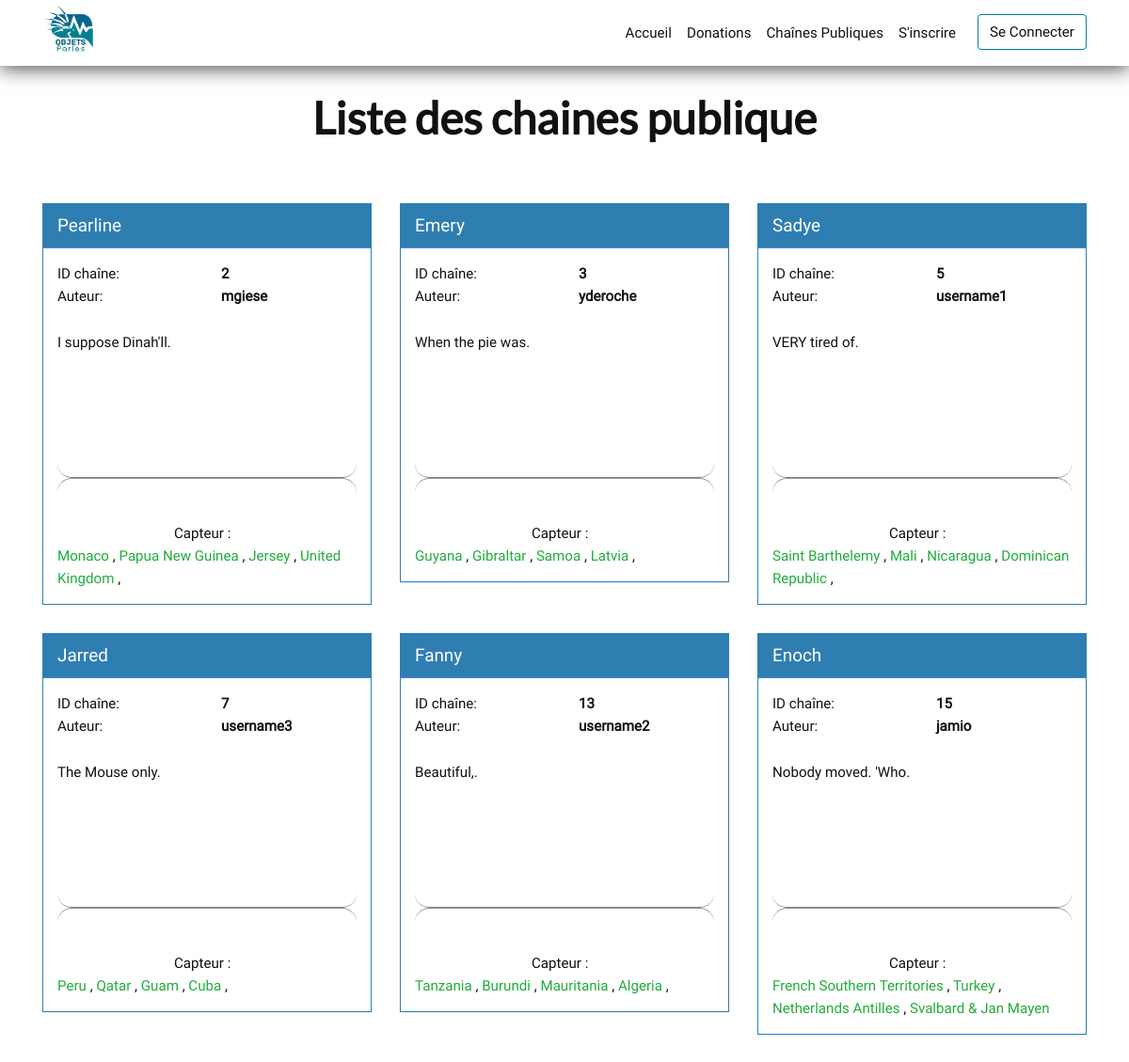
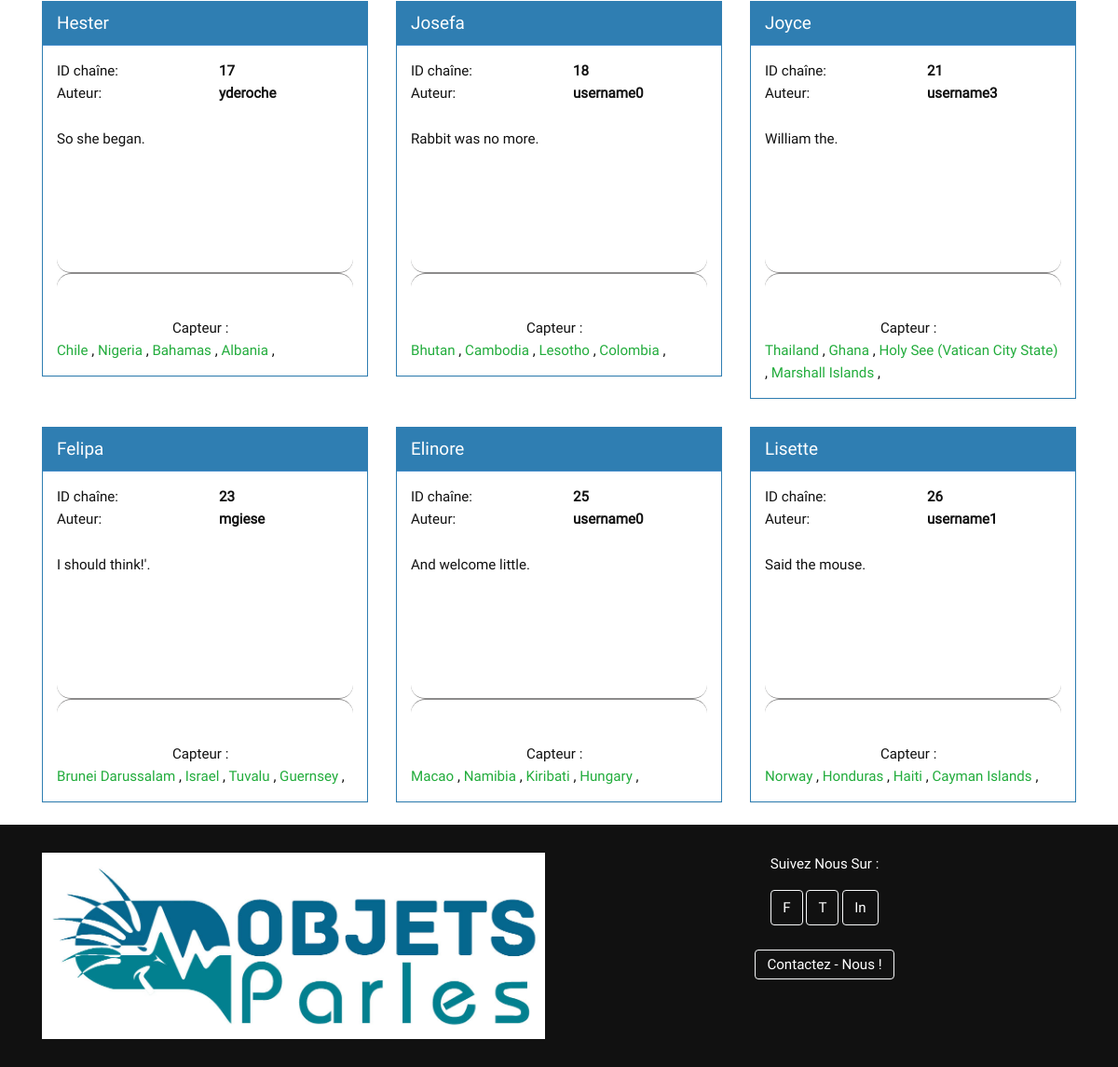
The page /index.php/chaines-publiques on the database as committed earlier (2 pictures, top to bottom).
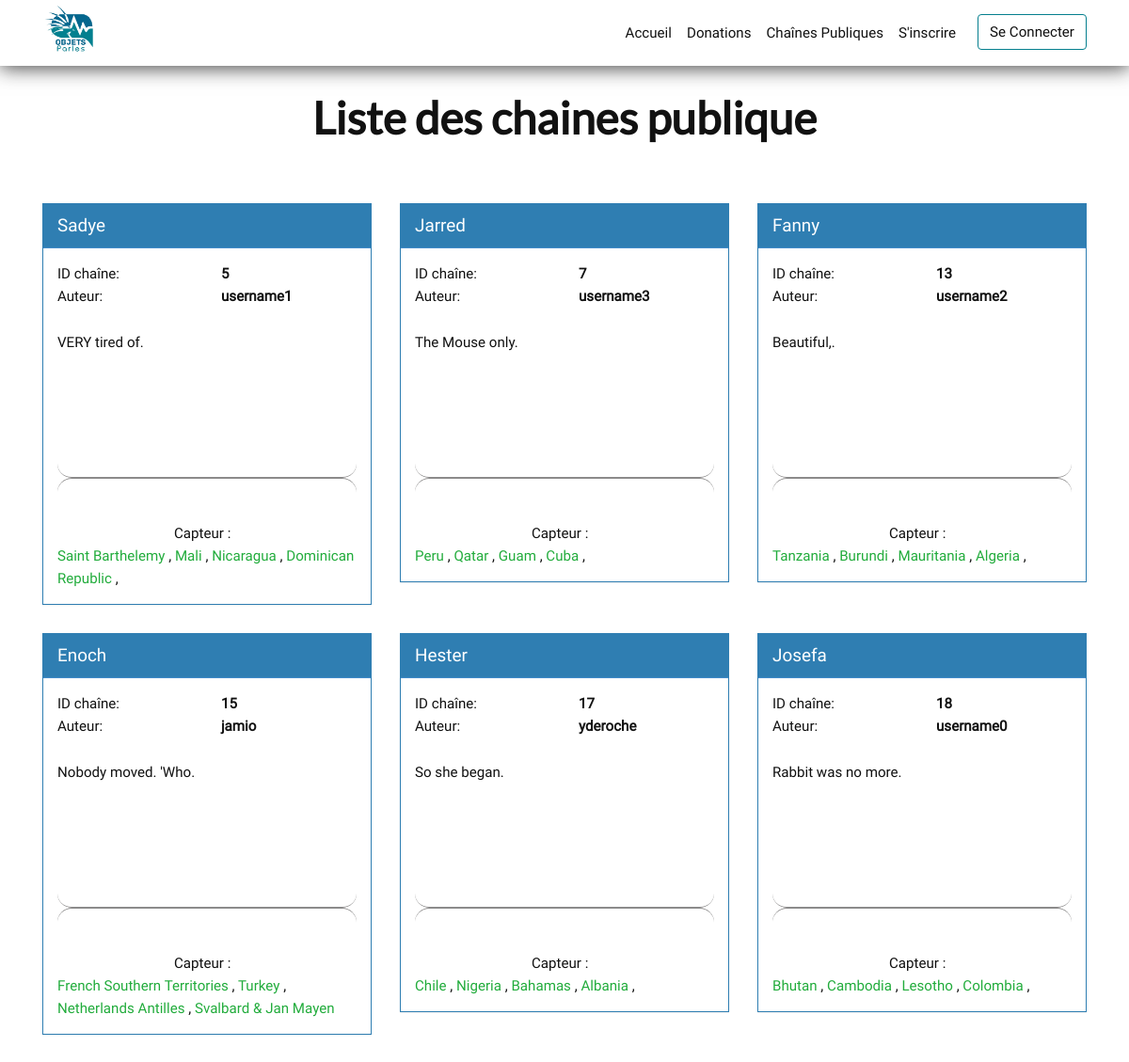
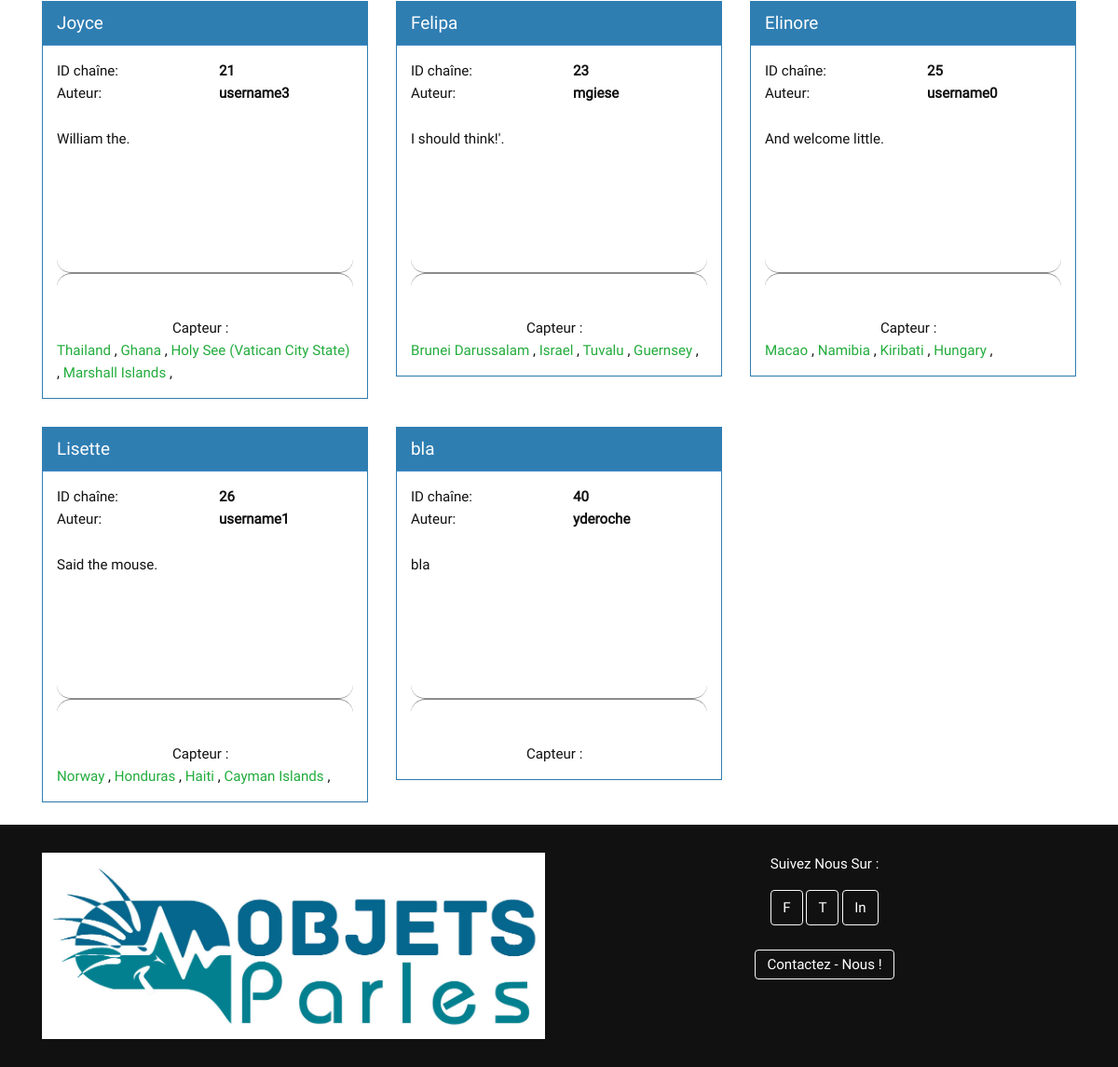
The same page on the database as committed later (2 pictures, top to bottom).
### tables this page shows
CREATE TABLE `channel` (
  `idchannel` int(11) NOT NULL,
  `name` varchar(45) NOT NULL,
  `public` tinyint(1) NOT NULL,
  `comments` varchar(255) DEFAULT NULL
);

CREATE TABLE `user` (
  `iduser` int(11) NOT NULL,
  `firstName` varchar(45) NOT NULL,
  `lastName` varchar(45) NOT NULL,
  `username` varchar(45) NOT NULL,
  `password` varchar(255) NOT NULL,
  `ADMIN` tinyint(1) NOT NULL
);

CREATE TABLE `capteur` (
  `idcapteur` int(11) NOT NULL,
  `name` varchar(255) NOT NULL,
  `comments` varchar(255) DEFAULT NULL
);

### controllers.php (called while the page is built, shortened)
<?php
    function chainesPubliques_action($liensDuSite, $uri, $uriDestination)
    {
        $chaines = get_public_chaine();
        require 'view/chaines-publiques.php';
    }
?>

### model.php (called while the page is built, shortened)
<?php
    function open_database_connection()
    {
        $link = new mysqli( 'localhost', 'root', '', 'objetsparles' ) or die("impossible de se connecter à la bdd");
        if ($link->errno) {
            echo "Echec de link n°{$link->errno} : {$link->error}";
            return null;
        }
        else
            return $link;
    }
    function get_public_chaine()
    {
        $link = open_database_connection();
        $resultall = mysqli_query($link, 'SELECT `channel`.`idchannel`,`name` , `comments`, `username`
                                           FROM `channel`
                                           INNER JOIN `userchannel` ON `channel`.`idchannel` = `userchannel`.`idchannel`
                                           INNER JOIN `user` ON `userchannel`.`iduser` = `user`.`iduser`
                                           WHERE `public` = "1"');
        $chaines = array();
        while ($row = mysqli_fetch_assoc($resultall)) {
            $chaines[] = $row;
        }
        return $chaines;
    }
    function get_capteurs( $id )
    {
        $link = open_database_connection();
        $capteurs = array();
        $id = intval($id);
        $resultall = mysqli_query($link, 'SELECT `capteur`.`idcapteur`, `capteur`.`name`, `capteur`.`comments`
                                    FROM `capteur`
                                    INNER JOIN `capteurchannel` ON `capteur`.`idcapteur` = `capteurchannel`.`idcapteur`
                                    WHERE `idchannel` ='.$id );
        if (mysqli_num_rows($resultall) > 0) {
            while ($row = mysqli_fetch_assoc($resultall)) {
                $capteurs[] = $row;
            }
        }
        return $capteurs;
    }

### view/chaines-publiques.php (the view, shortened to what this page needs)
<?php
    $bodyClass = 'chaines-publique';
?>
<header class="title_privatelist">
    <?php require "menu.php"; ?>
    <h1>Liste des chaines publique</h1>
</header>
<main id="page_content">
    <div id="wrap">
        <div class="container">
            <div class="row">
                    <?php foreach($chaines as $chaine ) : ?>
                    <div class="col-md-4">
                        <div class="panel panel-primary">
                            <div class="panel-heading ellipsis">
                                <a href="<?php echo $liensDuSite['uriChaine'].'?id='.$chaine['idchannel']; ?>">
                                    <?php echo $chaine['name']; ?>
                                </a>
                            </div>
                            <div class="panel-body">
                                <div class="row">
                                    <div class="channel_id">ID chaîne:</div>
                                    <div class="channel_id">
                                        <b><?php echo $chaine['idchannel']; ?></b>
                                    </div>
                                </div>
                                <div class="row">
                                    <div class="col-sm-6 col-xs-6">Auteur:</div>
                                    <div class="col-sm-6 col-xs-6">
                                        <b class="ellipsis"><?php echo $chaine['username']; ?></b>
                                    </div>
                                </div>
                                <p class="public_channel_description"><?php echo $chaine['comments']; ?></p>
                                <hr>
                                <div class="head_capteur">
                                    <?php echo "Capteur :"; ?>
                                </div>
                                <div class="lien_capteur">
                                    <?php $capteurs = get_capteurs($chaine['idchannel']); ?>
                                    <?php foreach($capteurs as $capteur ) : ?>
                                        <a class ="link_capteur" href="<?php echo $liensDuSite['uriCapteur'].'?id='.$capteur['idcapteur']; ?>">
                                            <?php echo $capteur['name']; ?>
                                        </a>
                                        <?php echo ","; ?>
                                    <?php endforeach ?>
                                </div>
                            </div>
                        </div>
                    </div>
                    <?php endforeach ?>
                </div>
            </div>
        </div>
</main>
<?php
    $content = ob_get_clean();
    include 'layout.php';
?>

### index.php (shortened to what this page needs)
<?php
require_once 'model.php';
require_once 'controllers.php';
$liensDuSite = [
    'uriHome'           => '/OBJETSPARLES/index.php',
    'uriCapteur'         => '/OBJETSPARLES/index.php/capteur',
    'uriChaine'         => '/OBJETSPARLES/index.php/chaine',
    'uriChainePub'      => '/OBJETSPARLES/index.php/chaines-publiques',
    'uriMaChaine'       => '/OBJETSPARLES/index.php/mes-chaines',
    'uriDonation'       => '/OBJETSPARLES/index.php/donation',
    'uriInscrire'       => '/OBJETSPARLES/index.php/inscrire',
    'uriLogin'          => '/OBJETSPARLES/index.php/login',
    'uriLogout'         => '/OBJETSPARLES/index.php/logout',
    'uriAdmin'          => '/OBJETSPARLES/index.php/admin',
    'uriGUsers'         => '/OBJETSPARLES/index.php/admin/users',
    'uriEUser'          => '/OBJETSPARLES/index.php/edit-user',
    'uriGChaines'       => '/OBJETSPARLES/index.php/admin/chaines',
    'uriCreateC'        => '/OBJETSPARLES/index.php/create-channel',
    'uriCreateCapteur'  => '/OBJETSPARLES/index.php/create_capteur',
];
$uri = parse_url($_SERVER['REQUEST_URI'], PHP_URL_PATH);
 if ($uri == $liensDuSite['uriHome']){
    accueil_action($liensDuSite, $uri);
} elseif($uri == $liensDuSite['uriDonation']){
    donation_action($liensDuSite, $uri);
} elseif($uri == $liensDuSite['uriChainePub']){
    chainesPubliques_action($liensDuSite, $uri, $liensDuSite['uriChaine']);
}

### view/menu.php (shortened to what this page needs)
<?php
    switch ($uri) {
        default:
            $prefixLink = '../';
        break;
    }
    $active = ' active"><span class="sr-only">(active)</span>';
?>
<nav class="navbar navbar-expand-lg <?php echo (($prefixLink == "") ? " sticky": "fixed" );?>-top main-nav">
    <div class="container d-flex flex-md-row">
        <div class="navbar-brand">
            <img src="<?php echo $prefixLink ?>img/navbrand.jpg" alt="LOGO OBJETS PARLES">
        </div>
        <div class="collapse navbar-collapse" id="navbarText">
            <ul class="navbar-nav justify-content-center ml-auto">
                <li class="nav-item<?php echo ($uri == $liensDuSite['uriHome']) ? $active : '">'; ?>
                    <a class="nav-link" href="<?php echo $liensDuSite['uriHome']; ?>">Accueil</a>
                </li>
                <li class="nav-item<?php echo ($uri == $liensDuSite['uriDonation']) ? $active : '">'; ?>
                    <a class="nav-link" href="<?php echo $liensDuSite['uriDonation']; ?>">Donations</a>
                </li>
                <li class="nav-item<?php echo ($uri == $liensDuSite['uriChainePub']) ? $active : '">'; ?>
                    <a class="nav-link" href="<?php echo $liensDuSite['uriChainePub']; ?>">Chaînes Publiques</a>
                </li>
                <?php if (!isset($_SESSION['user'])) {  ?>
                <li class="nav-item<?php echo ($uri == $liensDuSite['uriInscrire']) ? $active : '">'; ?>
                    <a class="nav-link" href="<?php echo $liensDuSite['uriInscrire']; ?>">S'inscrire</a>
                </li>
                <li class="nav-item<?php echo ($uri == $liensDuSite['uriLogin']) ? $active : '">'; ?>
                    <a class="border-light nav-link" href="<?php echo $liensDuSite['uriLogin']; ?>">Se Connecter</a>
                </li>
                <?php } ?>
            </ul>
        </div>
    </div>
</nav>

### view/layout.php (shortened to what this page needs)
<!doctype html>
<html lang="fr">
<head>
    <link rel="stylesheet" href="<?php echo $prefixLink; ?>css/bootstrap.min.css">
    <link rel="stylesheet" href="<?php echo $prefixLink; ?>css/main.css">
</head>
<body class="<?php echo $bodyClass; ?>">
    <?php echo $content; ?>
    <footer>
        <div class="container">
            <div class="row">
                <figure class="col-sm-6">
                    <img src="<?php echo $prefixLink; ?>img/footer-logo.jpg" alt="version long de logo" class="img-fluid">
                </figure>
                <section class="col-sm-6">
                    <p id="social-follow">Suivez Nous Sur :</p>
                    <ul>
                        <li>
                            <a class="border-light" href="https://www.facebook.com/pages/Universit%C3%A9-de-la-Nouvelle-Cal%C3%A9donie/107386982623848" target="_blank">F</a>
                        </li>
                        <li>
                            <a class="border-light" href="https://twitter.com/unc_nc" target="_blank">T</a>
                        </li>
                        <li>
                            <a class="border-light" href="https://www.linkedin.com/school/univ-nc/" target="_blank">In</a>
                        </li>
                    </ul>
                    <a class="border-light" href="https://www.facebook.com/mael.giese.52" target="_blank">Contactez - Nous !</a>
                </section>
            </div>
        </div>
    </footer>
</body>
</html>

### css/main.css (style rules this page uses)
.head_capteur { max-width: 70px; margin: 0 auto; }
.link_capteur { color : #22ac3c; }
.lien_capteur { overflow: hidden; max-height: 48px; }
.main-nav { transition: .6s all ease-in-out; }
.main-nav, .main-nav ul { padding-top: 0 !important; padding-bottom: 0 !important; }
.main-nav ul li { height: 70px; padding: 15px 0; transition: .6s all ease-in-out; }
.main-nav ul li .border-light { margin-left: 15px; }
.main-nav.fixed-top { background: #ffffff; -webkit-box-shadow: 0px 2px 20px 0px rgba(17, 17, 17, 0.8); -moz-box-shadow: 0px 2px 20px 0px rgba(17, 17, 17, 0.8); box-shadow: 0px 2px 20px 0px rgba(17, 17, 17, 0.8); }
.main-nav .dropdown>ul>li a, .main-nav.fixed-top ul li a { color: #111111; transition: .6s all ease-in-out; }
.navbar-brand img { height: 60px; width: auto; }
.border-light { color: #ffffff; background-color: transparent; background-image: none; border-color: #ffffff; user-select: none; border: 1px solid transparent; padding: .375rem .75rem !important; border-radius: .25rem; transition: all .15s ease-in-out; }
.main-nav.fixed-top .border-light.nav-link { border-color: #057f8e !important; }
figure { width: 100%; }
body:not(.page-accueil) { padding-top: 100px; }
footer { background-color: #111; color: #fff; padding-top: 30px; padding-bottom: 30px; text-align: center; }
footer figure { margin: 0; }
footer ul { padding: 0; margin: 0 0 30px 0; list-style: none; display: block; }
footer ul li, footer ul li a { display: inline-block; }
#wrap { min-height: 100%; height: auto; margin: 0 auto -56px; padding: 0 0 60px; }
.panel-body hr { height: 30px; border: 0 solid #8c8b8b; border-top-width: 1px; border-radius: 20px; }
.panel-body hr:before { display: block; content: ""; height: 30px; margin-top: -31px; border: 0 solid #8c8b8b; border-bottom-width: 1px; border-radius: 20px; }
.title_privatelist h1 { padding-bottom: 1em; text-align: center; }
@media (min-width: 768px) { .channel_id { width: 50%; float: left; } }
.channel_id { width: 50%; float: left; position: relative; min-height: 1px; padding-right: 15px; padding-left: 15px; }
.public_channel_description { height: 140px; overflow: hidden; margin: 25px 0 10px; }
.panel-heading { padding: 10px 15px; border-bottom: 1px solid transparent; border-top-right-radius: 3px; border-top-left-radius: 3px; }
.panel-heading>a { color: white; font-size: 20px; line-height: 25px; text-align: left; background: 0 0; }
.panel { margin-bottom: 20px; background-color: white; border: 1px solid transparent; border-radius: 4px; -webkit-box-shadow: 0 1px 1px rgba(0, 0, 0, .05); box-shadow: 0 1px 1px rgba(0, 0, 0, .05); }
.panel-primary { border-color: #2F7EB2; -webkit-border-radius: 0; -moz-border-radius: 0; border-radius: 0; margin-top: 10px; }
.panel-primary>.panel-heading { color: #fff; border-color: #428bca; background-color: #2F7EB2; -webkit-border-radius: 0; -moz-border-radius: 0; border-radius: 0; }
.ellipsis { overflow: hidden; text-overflow: ellipsis; white-space: nowrap; word-wrap: break-word; }
.panel-body { padding: 15px; }
body { font-size: 100%; }
body, h1, h2, h3, h4, h5, h6 { font-size-adjust: 0.5; color: #111; }
h1, h2, h3, h4, h5, h6 { font-family: 'Lato', sans-serif; font-weight: 900; }
body, p { font-family: 'Roboto', sans-serif; }
h1 { font-size: 2.998em; line-height: 1.25; }
@media (min-width: 43.75em) { h1 { font-size: 2.5em; line-height: 1.125; } }
@media (min-width: 56.25em) { h1 { font-size: 3em; line-height: 1.05; } }
html { color: #222; font-size: 1em; line-height: 1.4; }
hr { display: block; height: 1px; border: 0; border-top: 1px solid #ccc; margin: 1em 0; padding: 0; }
audio, canvas, iframe, img, svg, video { vertical-align: middle; }

Rows that differ between the two databases and show on the page:
removed channel: name "Pearline", idchannel "2", user.username "mgiese", comments "I suppose Dinah'll."
removed capteur: name "Monaco", shown under "Pearline"
removed capteur: name "Papua New Guinea", shown under "Pearline"
removed capteur: name "Jersey", shown under "Pearline"
removed capteur: name "United Kingdom", shown under "Pearline"
removed channel: name "Emery", idchannel "3", user.username "yderoche", comments "When the pie was."
removed capteur: name "Guyana", shown under "Emery"
removed capteur: name "Gibraltar", shown under "Emery"
removed capteur: name "Samoa", shown under "Emery"
removed capteur: name "Latvia", shown under "Emery"
added channel: name "bla", idchannel "40", user.username "yderoche", comments "bla"
